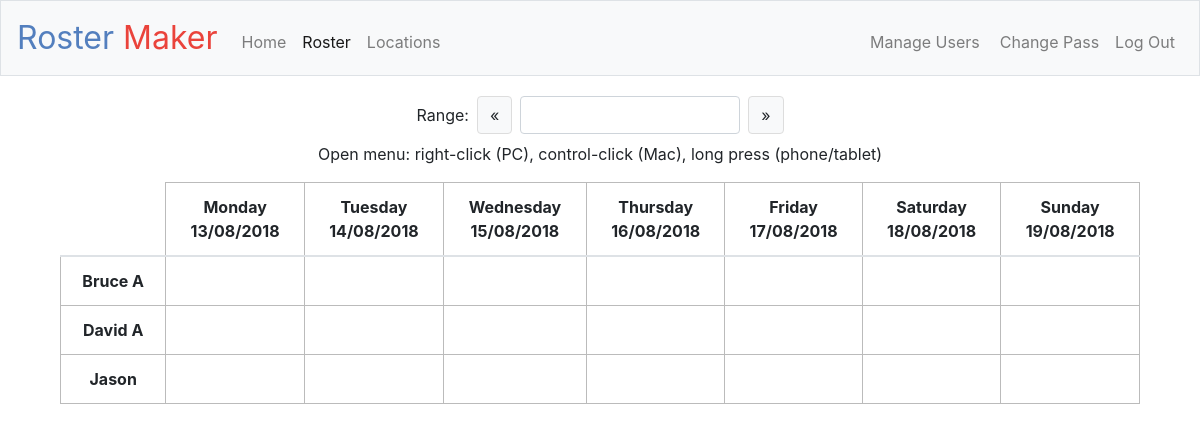
Page /roster (signed in) on the committed database.
### application.py (models this page shows, shortened)
class User(db.Model):
    id = db.Column(db.Integer, primary_key=True)
    username = db.Column(db.String(20), unique=True, nullable=False)
    email = db.Column(db.String(120), unique=True, nullable=False)
    password = db.Column(db.String(100), nullable=False)
    real_name = db.Column(db.String(50), nullable=False)
    role = db.Column(db.String(20), nullable=False)
    shifts = db.relationship('Shift', backref='shift_user', lazy=True)

### application.py (the view)
@app.route("/locations", methods=["GET"])
@app.route("/roster", methods=["GET"])
@login_required
def roster():
    if request.args.get("start_date") and request.args.get("end_date"):
        start = datetime.strptime(request.args.get("start_date"), "%Y-%m-%d")
        end = datetime.strptime(request.args.get("end_date"), "%Y-%m-%d")
    else:
        tz = timezone('Australia/Sydney')
        today = datetime.now(tz).date()
        start = today - timedelta(days=today.weekday())
        end = start + timedelta(days=6)
    numDays = (end - start).days + 1
    dates = [dict() for x in range(0, numDays)]
    for x in range(0, numDays):
        date = start + timedelta(days=x)
        dates[x]["dateISO"] = date.strftime("%Y-%m-%d")
        dates[x]["datePretty"] = date.strftime("%d/%m/%Y")
        dates[x]["day"] = date.strftime("%A")
    users_query = User.query.order_by(User.real_name).all()
    if users_query:
        users = []
        for user in users_query:
            data = {}
            for column in user.__table__.columns:
                data[column.name] = str(getattr(user, column.name))
            users.append(data)
    else:
        users = None
    locations_query = db.session.query(Shift.location).group_by(Shift.location).all()
    if locations_query:
        locations = []
        for location in locations_query:
            locations.append({"location": location[0]})
    else:
        locations = None
    shifts_query = Shift.query.filter(Shift.date >= start, Shift.date <= end).order_by(Shift.start_time)
    if shifts_query:
        shifts = []
        for shift in shifts_query:
            data = {}
            for column in shift.__table__.columns:
                data[column.name] = str(getattr(shift, column.name))
            shifts.append(data)
    else:
        Shifts = None
    return render_template("roster.html", dates=dates, users=users, shifts=shifts, locations=locations)

### application.py (called while the page is built)
@app.after_request
def after_request(response):
    response.headers["Cache-Control"] = "no-cache, no-store, must-revalidate"
    response.headers["Expires"] = 0
    response.headers["Pragma"] = "no-cache"
    return response

### helpers.py (called while the page is built)
def login_required(f):
    @wraps(f)
    def decorated_function(*args, **kwargs):
        if session.get("user_id") is None:
            return redirect("/login")
        return f(*args, **kwargs)
    return decorated_function

### templates/roster.html (shortened to what this page needs)
{% extends "layout.html" %}
{% block scripts %}
    {% if (session.user_role == "admin" or session.user_role == "manager") %}
        <link rel="stylesheet" href="https://cdnjs.cloudflare.com/ajax/libs/jquery-contextmenu/2.7.0/jquery.contextMenu.min.css"/>
    {% endif %}
    <link rel="stylesheet" type="text/css" href="https://cdn.jsdelivr.net/npm/daterangepicker/daterangepicker.css" />
    <link rel="stylesheet" href="/static/roster.css"/>
{% endblock %}
{% block main %}
    <div class="container">
        {% if request.path == "/roster" %}
            <form id="dateRangeForm" method="get" action="/roster">
        {% elif request.path == "/locations" %}
            <form id="dateRangeForm" method="get" action="/locations">
        {% endif %}
            <div class="form-group row mb-1">
                <label id="rangeLabel" class="col-form-label m-1 ml-auto" for="dateRange">Range:</label>
                <button id="prevRange" class="btn btn-light btn-custom m-1" type="button">&laquo;</button>
                <input id="dateRangePicker" readonly="true" class="col-sm-3 form-control m-1" type="text" name="date_range">
                <button id="nextRange" class="btn btn-light btn-custom m-1 mr-auto" type="button">&raquo;</button>
            </div>
        </form>
    </div>
    {% if (session.user_role == "admin" or session.user_role == "manager") %}
        <div class="helptext">
            <p>Open menu: right-click (PC), control-click (Mac), long press (phone/tablet)<p>
        </div>
    {% endif %}
    {% if request.path == "/roster" %}
        {% include 'staff-view.html' %}
    {% elif request.path == "/locations" %}
        {% include 'location-view.html' %}
    {% endif %}
{% endblock %}

### templates/staff-view.html (shortened to what this page needs)
<div class="table-responsive mx-auto" style="max-width: calc(140px * {{ dates|length }} + 100px)">
    <table class="table table-custom text-center">
        <thead>
        	<tr>
        	    <th id="top-left-cell"></th>
        	    {% for date in dates %}
        		    <th scope="col"><span>{{ date["day"] }}</span><span>{{ date["datePretty"] }}</span></th>
        		{% endfor %}
        	</tr>
        </thead>
        <tbody>
                {% for user in users %}
                <tr>
                    <th class="align-middle" scope="row">
                        <span>{{ user["real_name"] }}</span>
                    </th>
                    {% for date in dates %}
                        <td data-user="{{ user['id'] }}" data-date="{{ date['dateISO'] }}">
                        </td>
                    {% endfor %}
                </tr>
                {% endfor %}
        </tbody>
    </table>
</div>

### static/styles.css (style rules this page uses)
table { text-align: left; }

### static/roster.css (style rules this page uses)
table span { display: block; }
.table-custom td, .table-custom th { border: 1px #bbb solid; max-width: 140px; overflow: hidden; }
#top-left-cell { border-top: none; border-left: none; }
#dateRangePicker { max-width: 220px; min-width: 220px; background-color: #fff; }
.btn-custom { border: 1px solid #ddd; }

### rows in the picture
User: real_name "Bruce A"
User: real_name "David A"
User: real_name "Jason"

### other values in the picture
{{ date["day"] }} "Monday" "Tuesday" "Wednesday" "Thursday" "Friday" "Saturday" "Sunday"
{{ date["datePretty"] }} "13/08/2018" "14/08/2018" "15/08/2018" "16/08/2018" "17/08/2018" "18/08/2018" "19/08/2018"
